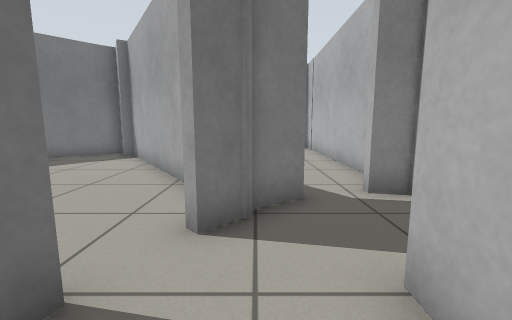
View 1 (above)

17 first-person views from a walk through a world built for the Gazebo simulator. The camera is 0.72 m above the floor, tilts 8° down and sees 90° across. The floor is counted in squares, 0.5 m on a side. Each view is taken from the middle of a square. On the plan, view 1 faces up. The plan holds only what a view shows up to about 13 squares ahead; the rest is blank. The place goes on beyond the plan.

View 2
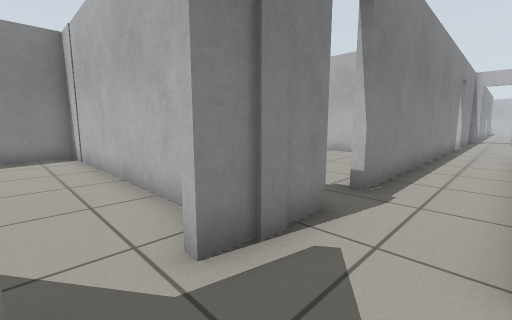

View 3
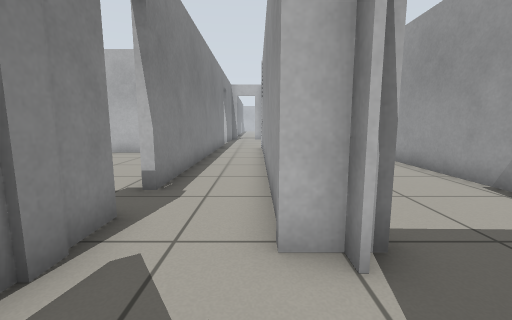

View 4
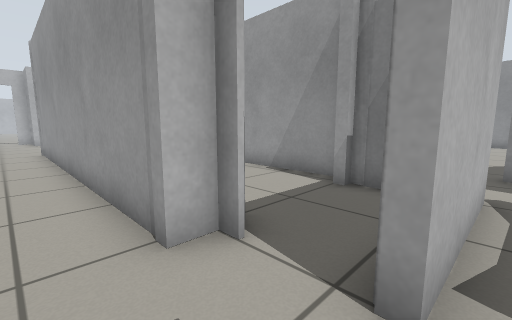

View 5
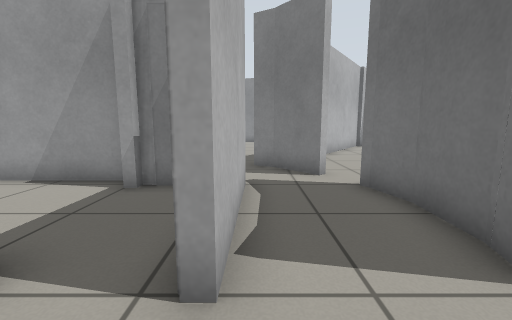

View 6
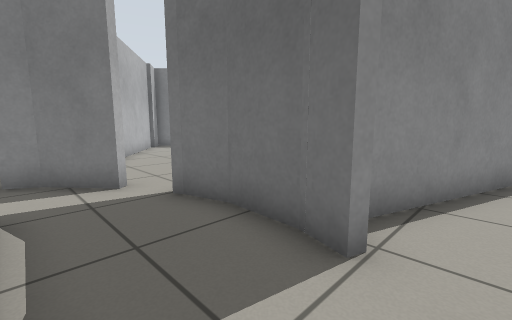

View 7
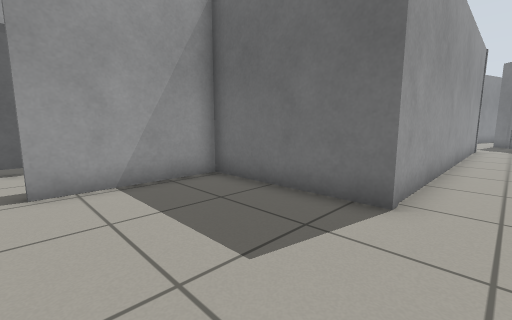

View 8
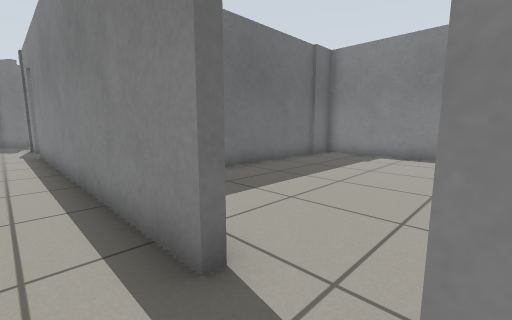

View 9
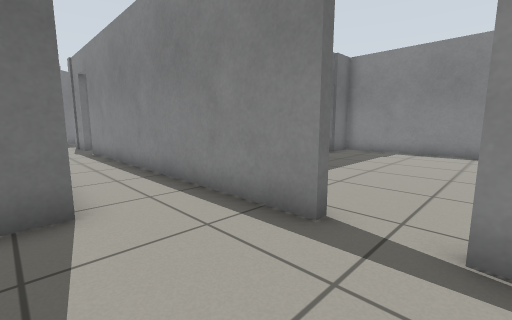

View 10
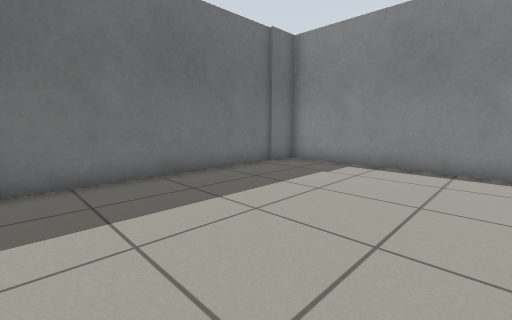

View 11
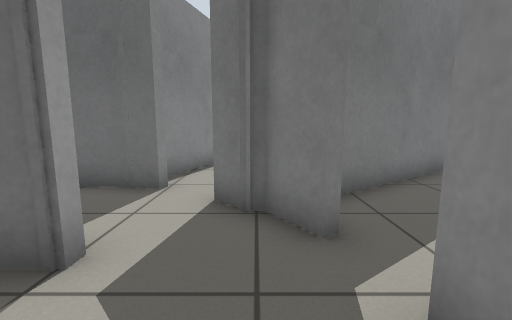

View 12
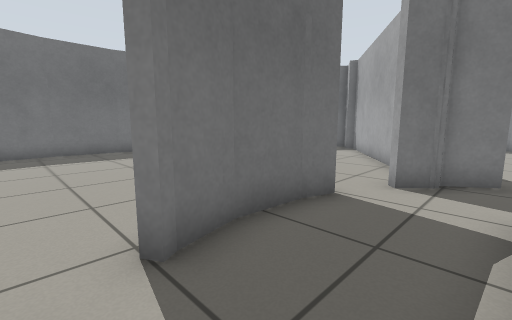

View 13
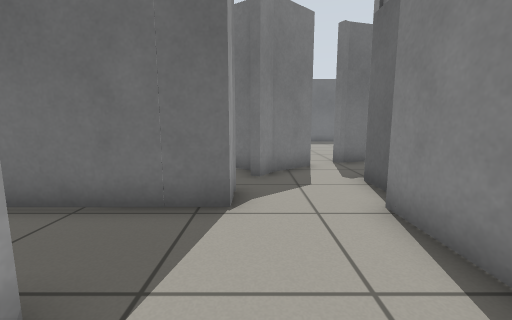

View 14
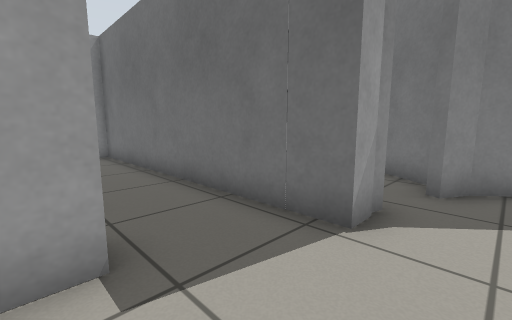

View 15
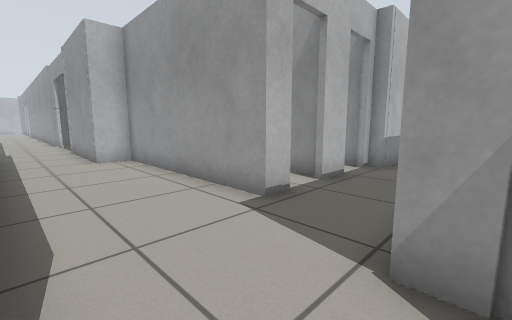

View 16
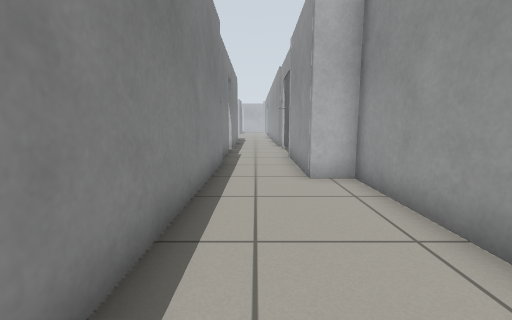

View 17
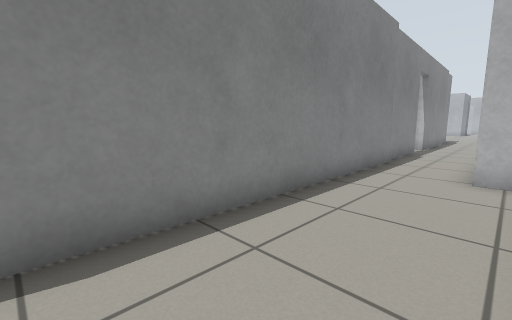

### Floor plan
Points are (right, up) in squares from view 1. A wall is a line through its corners. A room is listed if a view was taken in it or the views show most of it. See-through windows are left out.
Room 1 (views 1, 2, 3, 4, 5, 6)
walls: (-1.9, 2) (-1.5, 1.9) (-1.8, 0.9); (-1.8, 1.1) (-1.9, -0.6) (-1.5, -1.9); (0.9, 4.9) (-0.1, 4.2) (-0.1, 3.8) (-0.8, 3.2); (3.7, 1.5) (3.7, 2.7); (1.3, -2.2) (1.3, 2.1) (1.6, 2.1); (3.5, 5.2) (2.3, 5.2); (-0.8, -3.1) (-0.2, -3.8)
ways out: opening at (3, 4) to room 2; opening at (1, -3) to room 4; open door at (2.5, 2); gap at (-1, -3); gap at (1, 5)
Room 2 (views 7, 8, 9, 11)
walls: (19, 5.2) (6.4, 5.2); (21.2, 5.2) (20.7, 5.2); (4.9, 5.2) (3.5, 5.2); (3.7, 2.7) (16.4, 2.6) (16.5, -2.2) (20.7, -2.2); (3.3, 2.1) (3.8, 2.1)
ways out: opening at (3, 4) to room 1; open door at (19.5, 5) to room 3; open door at (5.5, 5); open door at (21, -2.5)
Room 3 (view 10)
walls: (19, 5.6) (19, 5.2); (21.1, 15.9) (14.2, 15.9) (14.2, 6.9)
ways out: open door at (19.5, 5) to room 2
Room 4 (views 12, 13, 14, 15, 16, 17)
walls: (6.4, -7.5) (6.4, -6.6) (13.7, -6.6) (13.7, -5.5); (2.9, -5.5) (3.7, -5.5) (3.7, -14.5); (6.4, -10.1) (6.4, -8.8); (2.5, -5.4) (3.1, -5.6); (6.4, -11.8) (6.4, -11.4); (13.5, -2.7) (3.6, -2.7); (-0.2, -3.8) (0.4, -4.5) (1.2, -4.9); (5.9, -13.5) (5.9, -11.8)
ways out: opening at (1, -3) to room 1; opening at (2, -6); opening at (13, -4); open door at (6.5, -10.5); open door at (6.5, -8)
objects: door leaf (2, -2)

Positions as (right, up) in squares from view 1, and headings:
1: (0, 0), facing up
2: (1, 3), facing up-right
3: (1, 3), facing right
4: (1, 4), facing down-right
5: (1, 4), facing down
6: (1, 3), facing down-left
7: (21, 4), facing down-left
8: (21, 4), facing up-left
9: (21, 2), facing up-left
10: (21, 7), facing up-left
11: (4, 4), facing left
12: (1, -3), facing up-left
13: (8, -5), facing left
14: (7, -4), facing down-left
15: (3, -3), facing down-right
16: (7, -4), facing right
17: (6, -6), facing up-right
